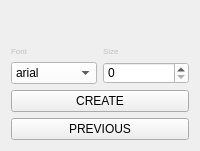
                <widget class="QWidget" name="page_38">
                 <layout class="QVBoxLayout" name="verticalLayout_42">
                  <item>
                   <layout class="QVBoxLayout" name="verticalLayout_7">
                    <item>
                     <widget class="QLabel" name="label_63">
                      <property name="font">
                       <font>
                        <pointsize>6</pointsize>
                       </font>
                      </property>
                      <property name="text">
                       <string/>
                      </property>
                      <property name="pixmap">
                       <pixmap resource="f1.qrc">:/newPrefix/Pic/ready.jpg</pixmap>
                      </property>
                      <property name="scaledContents">
                       <bool>true</bool>
                      </property>
                      <property name="alignment">
                       <set>Qt::AlignLeading|Qt::AlignLeft|Qt::AlignVCenter</set>
                      </property>
                     </widget>
                    </item>
                    <item>
                     <widget class="QLabel" name="label_76">
                      <property name="styleSheet">
                       <string notr="true">color: rgb(255, 170, 0);
font: 75 8pt &quot;MS Shell Dlg 2&quot;;</string>
                      </property>
                      <property name="text">
                       <string/>
                      </property>
                      <property name="alignment">
                       <set>Qt::AlignCenter</set>
                      </property>
                     </widget>
                    </item>
                    <item>
                     <layout class="QHBoxLayout" name="horizontalLayout_48">
                      <item>
                       <layout class="QVBoxLayout" name="verticalLayout_90">
                        <item>
                         <widget class="QLabel" name="label_64">
                          <property name="sizePolicy">
                           <sizepolicy hsizetype="Preferred" vsizetype="Minimum">
                            <horstretch>0</horstretch>
                            <verstretch>0</verstretch>
                           </sizepolicy>
                          </property>
                          <property name="font">
                           <font>
                            <pointsize>6</pointsize>
                           </font>
                          </property>
                          <property name="styleSheet">
                           <string notr="true">color: rgb(191, 191, 191);</string>
                          </property>
                          <property name="text">
                           <string>Font</string>
                          </property>
                         </widget>
                        </item>
                        <item>
                         <widget class="QComboBox" name="font_f2_combo_2">
                          <property name="sizePolicy">
                           <sizepolicy hsizetype="Preferred" vsizetype="Minimum">
                            <horstretch>0</horstretch>
                            <verstretch>0</verstretch>
                           </sizepolicy>
                          </property>
                          <property name="styleSheet">
                           <string notr="true">background-color: rgb(255, 255, 255);</string>
                          </property>
                          <item>
                           <property name="text">
                            <string>arial</string>
                           </property>
                          </item>
                          <item>
                           <property name="text">
                            <string>times</string>
                           </property>
                          </item>
                          <item>
                           <property name="text">
                            <string>courier</string>
                           </property>
                          </item>
                         </widget>
                        </item>
                       </layout>
                      </item>
                      <item>
                       <layout class="QVBoxLayout" name="verticalLayout_138">
                        <item>
                         <widget class="QLabel" name="label_65">
                          <property name="sizePolicy">
                           <sizepolicy hsizetype="Preferred" vsizetype="Minimum">
                            <horstretch>0</horstretch>
                            <verstretch>0</verstretch>
                           </sizepolicy>
                          </property>
                          <property name="font">
                           <font>
                            <pointsize>6</pointsize>
                           </font>
                          </property>
                          <property name="styleSheet">
                           <string notr="true">color: rgb(191, 191, 191);</string>
                          </property>
                          <property name="text">
                           <string>Size</string>
                          </property>
                         </widget>
                        </item>
                        <item>
                         <widget class="QSpinBox" name="fontsize_f2_spinBox_3">
                          <property name="sizePolicy">
                           <sizepolicy hsizetype="Preferred" vsizetype="Minimum">
                            <horstretch>0</horstretch>
                            <verstretch>0</verstretch>
                           </sizepolicy>
                          </property>
                          <property name="styleSheet">
                           <string notr="true">background-color: rgb(255, 255, 255);</string>
                          </property>
                         </widget>
                        </item>
                       </layout>
                      </item>
                     </layout>
                    </item>
                    <item>
                     <widget class="QPushButton" name="f1_create_button_7">
                      <property name="sizePolicy">
                       <sizepolicy hsizetype="Preferred" vsizetype="Minimum">
                        <horstretch>0</horstretch>
                        <verstretch>0</verstretch>
                       </sizepolicy>
                      </property>
                      <property name="styleSheet">
                       <string notr="true">QPushButton {
	color: rgb(0, 0, 0);
	background-color: rgb(191, 191 191);
}
QPushButton:hover {
	color: rgb(255, 255, 255);
	background-color: rgb(0, 68, 100);
}</string>
                      </property>
                      <property name="text">
                       <string>CREATE</string>
                      </property>
                     </widget>
                    </item>
                    <item>
                     <widget class="QPushButton" name="F8_PREVIOUS_7">
                      <property name="sizePolicy">
                       <sizepolicy hsizetype="Preferred" vsizetype="Minimum">
                        <horstretch>0</horstretch>
                        <verstretch>0</verstretch>
                       </sizepolicy>
                      </property>
                      <property name="styleSheet">
                       <string notr="true">QPushButton {
	color: rgb(0, 0, 0);
	background-color: rgb(191, 191 191);
}
QPushButton:hover {
	color: rgb(255, 255, 255);
	background-color: rgb(0, 68, 100);
}</string>
                      </property>
                      <property name="text">
                       <string>PREVIOUS</string>
                      </property>
                     </widget>
                    </item>
                   </layout>
                  </item>
                 </layout>
                </widget>
